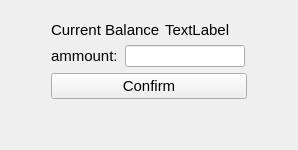
              <widget class="QWidget" name="WithdrawPage">
               <layout class="QGridLayout" name="gridLayout_10">
                <item row="0" column="0">
                 <layout class="QGridLayout" name="gridLayout_9">
                  <item row="2" column="2">
                   <spacer name="horizontalSpacer_12">
                    <property name="orientation">
                     <enum>Qt::Horizontal</enum>
                    </property>
                    <property name="sizeHint" stdset="0">
                     <size>
                      <width>40</width>
                      <height>20</height>
                     </size>
                    </property>
                   </spacer>
                  </item>
                  <item row="1" column="1">
                   <layout class="QHBoxLayout" name="horizontalLayout">
                    <item>
                     <widget class="QLabel" name="withdraw_currentbalance_label">
                      <property name="sizePolicy">
                       <sizepolicy hsizetype="Maximum" vsizetype="Maximum">
                        <horstretch>0</horstretch>
                        <verstretch>0</verstretch>
                       </sizepolicy>
                      </property>
                      <property name="minimumSize">
                       <size>
                        <width>108</width>
                        <height>18</height>
                       </size>
                      </property>
                      <property name="maximumSize">
                       <size>
                        <width>108</width>
                        <height>18</height>
                       </size>
                      </property>
                      <property name="font">
                       <font>
                        <pointsize>11</pointsize>
                       </font>
                      </property>
                      <property name="text">
                       <string>Current Balance:</string>
                      </property>
                     </widget>
                    </item>
                    <item>
                     <widget class="QLabel" name="withdraw_ammount_label_2">
                      <property name="sizePolicy">
                       <sizepolicy hsizetype="Maximum" vsizetype="Maximum">
                        <horstretch>0</horstretch>
                        <verstretch>0</verstretch>
                       </sizepolicy>
                      </property>
                      <property name="minimumSize">
                       <size>
                        <width>0</width>
                        <height>0</height>
                       </size>
                      </property>
                      <property name="maximumSize">
                       <size>
                        <width>80</width>
                        <height>18</height>
                       </size>
                      </property>
                      <property name="font">
                       <font>
                        <pointsize>11</pointsize>
                       </font>
                      </property>
                      <property name="text">
                       <string>TextLabel</string>
                      </property>
                     </widget>
                    </item>
                   </layout>
                  </item>
                  <item row="2" column="1">
                   <layout class="QHBoxLayout" name="horizontalLayout_3">
                    <item>
                     <widget class="QLabel" name="withdraw_ammount_label">
                      <property name="sizePolicy">
                       <sizepolicy hsizetype="Maximum" vsizetype="Maximum">
                        <horstretch>0</horstretch>
                        <verstretch>0</verstretch>
                       </sizepolicy>
                      </property>
                      <property name="minimumSize">
                       <size>
                        <width>68</width>
                        <height>22</height>
                       </size>
                      </property>
                      <property name="maximumSize">
                       <size>
                        <width>68</width>
                        <height>22</height>
                       </size>
                      </property>
                      <property name="font">
                       <font>
                        <pointsize>11</pointsize>
                       </font>
                      </property>
                      <property name="text">
                       <string>ammount:</string>
                      </property>
                     </widget>
                    </item>
                    <item>
                     <widget class="QLineEdit" name="withdraw_ammount_line">
                      <property name="sizePolicy">
                       <sizepolicy hsizetype="Maximum" vsizetype="Maximum">
                        <horstretch>0</horstretch>
                        <verstretch>0</verstretch>
                       </sizepolicy>
                      </property>
                      <property name="minimumSize">
                       <size>
                        <width>120</width>
                        <height>22</height>
                       </size>
                      </property>
                      <property name="maximumSize">
                       <size>
                        <width>120</width>
                        <height>22</height>
                       </size>
                      </property>
                     </widget>
                    </item>
                   </layout>
                  </item>
                  <item row="0" column="1">
                   <spacer name="verticalSpacer_8">
                    <property name="orientation">
                     <enum>Qt::Vertical</enum>
                    </property>
                    <property name="sizeType">
                     <enum>QSizePolicy::Fixed</enum>
                    </property>
                    <property name="sizeHint" stdset="0">
                     <size>
                      <width>20</width>
                      <height>10</height>
                     </size>
                    </property>
                   </spacer>
                  </item>
                  <item row="4" column="1">
                   <spacer name="verticalSpacer_9">
                    <property name="orientation">
                     <enum>Qt::Vertical</enum>
                    </property>
                    <property name="sizeHint" stdset="0">
                     <size>
                      <width>20</width>
                      <height>40</height>
                     </size>
                    </property>
                   </spacer>
                  </item>
                  <item row="2" column="0">
                   <spacer name="horizontalSpacer_11">
                    <property name="orientation">
                     <enum>Qt::Horizontal</enum>
                    </property>
                    <property name="sizeHint" stdset="0">
                     <size>
                      <width>40</width>
                      <height>20</height>
                     </size>
                    </property>
                   </spacer>
                  </item>
                  <item row="3" column="1">
                   <widget class="QPushButton" name="withdraw_confirm_button">
                    <property name="minimumSize">
                     <size>
                      <width>196</width>
                      <height>26</height>
                     </size>
                    </property>
                    <property name="maximumSize">
                     <size>
                      <width>196</width>
                      <height>26</height>
                     </size>
                    </property>
                    <property name="font">
                     <font>
                      <pointsize>11</pointsize>
                     </font>
                    </property>
                    <property name="text">
                     <string>Confirm</string>
                    </property>
                   </widget>
                  </item>
                 </layout>
                </item>
               </layout>
              </widget>
